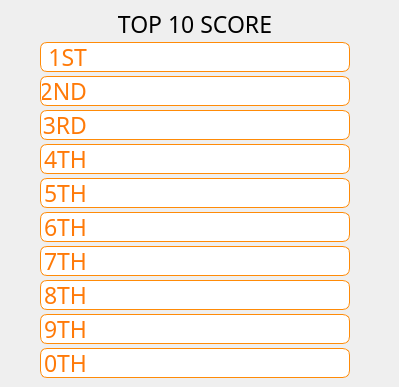
      <widget class="QWidget" name="rankingPage">
       <widget class="QLabel" name="rankingLabel">
        <property name="geometry">
         <rect>
          <x>0</x>
          <y>9</y>
          <width>390</width>
          <height>30</height>
         </rect>
        </property>
        <property name="font">
         <font>
          <family>TMON_1.0</family>
          <pointsize>17</pointsize>
         </font>
        </property>
        <property name="text">
         <string>TOP 10 SCORE</string>
        </property>
        <property name="alignment">
         <set>Qt::AlignCenter</set>
        </property>
       </widget>
       <widget class="QLineEdit" name="rank1Input">
        <property name="geometry">
         <rect>
          <x>40</x>
          <y>42</y>
          <width>310</width>
          <height>30</height>
         </rect>
        </property>
        <property name="styleSheet">
         <string notr="true">background-color: white;
border-radius: 7px;
border: 1px solid rgb(255, 139, 8);
padding-left:60px;</string>
        </property>
       </widget>
       <widget class="QLabel" name="rank1Label">
        <property name="geometry">
         <rect>
          <x>42</x>
          <y>45</y>
          <width>45</width>
          <height>24</height>
         </rect>
        </property>
        <property name="font">
         <font>
          <family>TMON_1.0</family>
          <pointsize>17</pointsize>
         </font>
        </property>
        <property name="styleSheet">
         <string notr="true">color: rgb(255, 122, 8);
background-color:white;</string>
        </property>
        <property name="text">
         <string>1ST</string>
        </property>
        <property name="alignment">
         <set>Qt::AlignRight|Qt::AlignTrailing|Qt::AlignVCenter</set>
        </property>
       </widget>
       <widget class="QLineEdit" name="rank2Input">
        <property name="geometry">
         <rect>
          <x>40</x>
          <y>76</y>
          <width>310</width>
          <height>30</height>
         </rect>
        </property>
        <property name="styleSheet">
         <string notr="true">background-color: white;
border-radius: 7px;
border: 1px solid rgb(255, 139, 8);
padding-left:60px;</string>
        </property>
       </widget>
       <widget class="QLabel" name="rank2Label">
        <property name="geometry">
         <rect>
          <x>42</x>
          <y>79</y>
          <width>45</width>
          <height>24</height>
         </rect>
        </property>
        <property name="font">
         <font>
          <family>TMON_1.0</family>
          <pointsize>17</pointsize>
         </font>
        </property>
        <property name="styleSheet">
         <string notr="true">color: rgb(255, 122, 8);
background-color:white;</string>
        </property>
        <property name="text">
         <string>2ND</string>
        </property>
        <property name="alignment">
         <set>Qt::AlignRight|Qt::AlignTrailing|Qt::AlignVCenter</set>
        </property>
       </widget>
       <widget class="QLineEdit" name="rank4Input">
        <property name="geometry">
         <rect>
          <x>40</x>
          <y>144</y>
          <width>310</width>
          <height>30</height>
         </rect>
        </property>
        <property name="styleSheet">
         <string notr="true">background-color: white;
border-radius: 7px;
border: 1px solid rgb(255, 139, 8);
padding-left:60px;</string>
        </property>
       </widget>
       <widget class="QLineEdit" name="rank3Input">
        <property name="geometry">
         <rect>
          <x>40</x>
          <y>110</y>
          <width>310</width>
          <height>30</height>
         </rect>
        </property>
        <property name="styleSheet">
         <string notr="true">background-color: white;
border-radius: 7px;
border: 1px solid rgb(255, 139, 8);
padding-left:60px;</string>
        </property>
       </widget>
       <widget class="QLabel" name="rank4Label">
        <property name="geometry">
         <rect>
          <x>42</x>
          <y>147</y>
          <width>45</width>
          <height>24</height>
         </rect>
        </property>
        <property name="font">
         <font>
          <family>TMON_1.0</family>
          <pointsize>17</pointsize>
         </font>
        </property>
        <property name="styleSheet">
         <string notr="true">color: rgb(255, 122, 8);
background-color:white;</string>
        </property>
        <property name="text">
         <string>4TH</string>
        </property>
        <property name="alignment">
         <set>Qt::AlignRight|Qt::AlignTrailing|Qt::AlignVCenter</set>
        </property>
       </widget>
       <widget class="QLabel" name="rank3Label">
        <property name="geometry">
         <rect>
          <x>42</x>
          <y>113</y>
          <width>45</width>
          <height>24</height>
         </rect>
        </property>
        <property name="font">
         <font>
          <family>TMON_1.0</family>
          <pointsize>17</pointsize>
         </font>
        </property>
        <property name="styleSheet">
         <string notr="true">color: rgb(255, 122, 8);
background-color:white;</string>
        </property>
        <property name="text">
         <string>3RD</string>
        </property>
        <property name="alignment">
         <set>Qt::AlignRight|Qt::AlignTrailing|Qt::AlignVCenter</set>
        </property>
       </widget>
       <widget class="QLabel" name="rank5Label">
        <property name="geometry">
         <rect>
          <x>42</x>
          <y>181</y>
          <width>45</width>
          <height>24</height>
         </rect>
        </property>
        <property name="font">
         <font>
          <family>TMON_1.0</family>
          <pointsize>17</pointsize>
         </font>
        </property>
        <property name="styleSheet">
         <string notr="true">color: rgb(255, 122, 8);
background-color:white;</string>
        </property>
        <property name="text">
         <string>5TH</string>
        </property>
        <property name="alignment">
         <set>Qt::AlignRight|Qt::AlignTrailing|Qt::AlignVCenter</set>
        </property>
       </widget>
       <widget class="QLineEdit" name="rank5Input">
        <property name="geometry">
         <rect>
          <x>40</x>
          <y>178</y>
          <width>310</width>
          <height>30</height>
         </rect>
        </property>
        <property name="styleSheet">
         <string notr="true">background-color: white;
border-radius: 7px;
border: 1px solid rgb(255, 139, 8);
padding-left:60px;</string>
        </property>
       </widget>
       <widget class="QLineEdit" name="rank7Input">
        <property name="geometry">
         <rect>
          <x>40</x>
          <y>246</y>
          <width>310</width>
          <height>30</height>
         </rect>
        </property>
        <property name="styleSheet">
         <string notr="true">background-color: white;
border-radius: 7px;
border: 1px solid rgb(255, 139, 8);
padding-left:60px;</string>
        </property>
       </widget>
       <widget class="QLabel" name="rank9Label">
        <property name="geometry">
         <rect>
          <x>42</x>
          <y>317</y>
          <width>45</width>
          <height>24</height>
         </rect>
        </property>
        <property name="font">
         <font>
          <family>TMON_1.0</family>
          <pointsize>17</pointsize>
         </font>
        </property>
        <property name="styleSheet">
         <string notr="true">color: rgb(255, 122, 8);
background-color:white;</string>
        </property>
        <property name="text">
         <string>9TH</string>
        </property>
        <property name="alignment">
         <set>Qt::AlignRight|Qt::AlignTrailing|Qt::AlignVCenter</set>
        </property>
       </widget>
       <widget class="QLineEdit" name="rank6Input">
        <property name="geometry">
         <rect>
          <x>40</x>
          <y>212</y>
          <width>310</width>
          <height>30</height>
         </rect>
        </property>
        <property name="styleSheet">
         <string notr="true">background-color: white;
border-radius: 7px;
border: 1px solid rgb(255, 139, 8);
padding-left:60px;</string>
        </property>
       </widget>
       <widget class="QLabel" name="rank8Label">
        <property name="geometry">
         <rect>
          <x>42</x>
          <y>283</y>
          <width>45</width>
          <height>24</height>
         </rect>
        </property>
        <property name="font">
         <font>
          <family>TMON_1.0</family>
          <pointsize>17</pointsize>
         </font>
        </property>
        <property name="styleSheet">
         <string notr="true">color: rgb(255, 122, 8);
background-color:white;</string>
        </property>
        <property name="text">
         <string>8TH</string>
        </property>
        <property name="alignment">
         <set>Qt::AlignRight|Qt::AlignTrailing|Qt::AlignVCenter</set>
        </property>
       </widget>
       <widget class="QLabel" name="rank7Label">
        <property name="geometry">
         <rect>
          <x>42</x>
          <y>249</y>
          <width>45</width>
          <height>24</height>
         </rect>
        </property>
        <property name="font">
         <font>
          <family>TMON_1.0</family>
          <pointsize>17</pointsize>
         </font>
        </property>
        <property name="styleSheet">
         <string notr="true">color: rgb(255, 122, 8);
background-color:white;</string>
        </property>
        <property name="text">
         <string>7TH</string>
        </property>
        <property name="alignment">
         <set>Qt::AlignRight|Qt::AlignTrailing|Qt::AlignVCenter</set>
        </property>
       </widget>
       <widget class="QLineEdit" name="rank9Input">
        <property name="geometry">
         <rect>
          <x>40</x>
          <y>314</y>
          <width>310</width>
          <height>30</height>
         </rect>
        </property>
        <property name="styleSheet">
         <string notr="true">background-color: white;
border-radius: 7px;
border: 1px solid rgb(255, 139, 8);
padding-left:60px;</string>
        </property>
       </widget>
       <widget class="QLabel" name="rank6Label">
        <property name="geometry">
         <rect>
          <x>42</x>
          <y>215</y>
          <width>45</width>
          <height>24</height>
         </rect>
        </property>
        <property name="font">
         <font>
          <family>TMON_1.0</family>
          <pointsize>17</pointsize>
         </font>
        </property>
        <property name="styleSheet">
         <string notr="true">color: rgb(255, 122, 8);
background-color:white;</string>
        </property>
        <property name="text">
         <string>6TH</string>
        </property>
        <property name="alignment">
         <set>Qt::AlignRight|Qt::AlignTrailing|Qt::AlignVCenter</set>
        </property>
       </widget>
       <widget class="QLabel" name="rank10Label">
        <property name="geometry">
         <rect>
          <x>42</x>
          <y>351</y>
          <width>45</width>
          <height>24</height>
         </rect>
        </property>
        <property name="font">
         <font>
          <family>TMON_1.0</family>
          <pointsize>17</pointsize>
         </font>
        </property>
        <property name="styleSheet">
         <string notr="true">color: rgb(255, 122, 8);
background-color:white;</string>
        </property>
        <property name="text">
         <string>10TH</string>
        </property>
        <property name="alignment">
         <set>Qt::AlignRight|Qt::AlignTrailing|Qt::AlignVCenter</set>
        </property>
       </widget>
       <widget class="QLineEdit" name="rank10Input">
        <property name="geometry">
         <rect>
          <x>40</x>
          <y>348</y>
          <width>310</width>
          <height>30</height>
         </rect>
        </property>
        <property name="styleSheet">
         <string notr="true">background-color: white;
border-radius: 7px;
border: 1px solid rgb(255, 139, 8);
padding-left:60px;</string>
        </property>
       </widget>
       <widget class="QLineEdit" name="rank8Input">
        <property name="geometry">
         <rect>
          <x>40</x>
          <y>280</y>
          <width>310</width>
          <height>30</height>
         </rect>
        </property>
        <property name="styleSheet">
         <string notr="true">background-color: white;
border-radius: 7px;
border: 1px solid rgb(255, 139, 8);
padding-left:60px;</string>
        </property>
       </widget>
       <zorder>rank10Input</zorder>
       <zorder>rank9Input</zorder>
       <zorder>rank8Input</zorder>
       <zorder>rank5Input</zorder>
       <zorder>rankingLabel</zorder>
       <zorder>rank1Input</zorder>
       <zorder>rank1Label</zorder>
       <zorder>rank2Input</zorder>
       <zorder>rank2Label</zorder>
       <zorder>rank4Input</zorder>
       <zorder>rank3Input</zorder>
       <zorder>rank4Label</zorder>
       <zorder>rank3Label</zorder>
       <zorder>rank5Label</zorder>
       <zorder>rank7Input</zorder>
       <zorder>rank9Label</zorder>
       <zorder>rank6Input</zorder>
       <zorder>rank8Label</zorder>
       <zorder>rank7Label</zorder>
       <zorder>rank6Label</zorder>
       <zorder>rank10Label</zorder>
      </widget>
